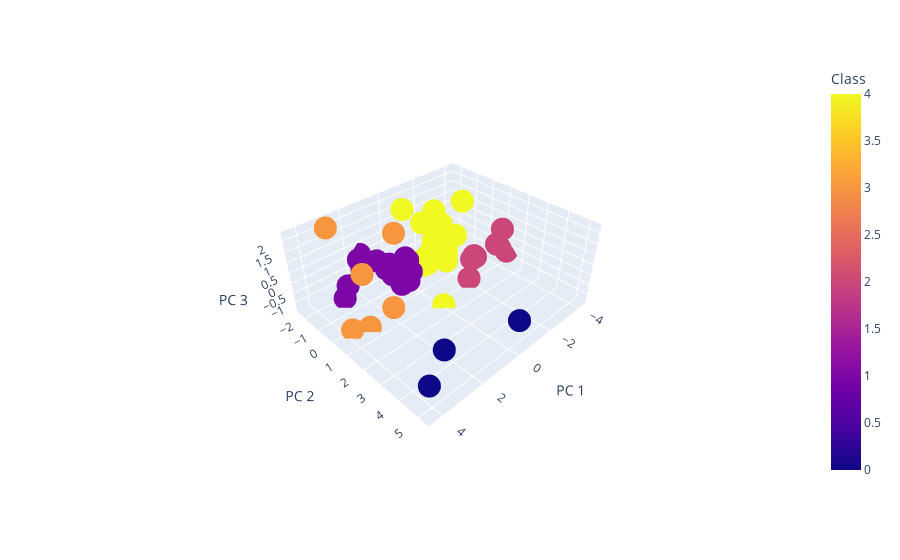

Write notebook code for a chart like this one.
### Code cell
# Visualise the clusters
# Plotting the 3D-Scatter with x="PC 1", y="PC 2" and z="PC 3"
fig = px.scatter_3d(
    clustered_df,
    x="PC 1",
    y="PC 2",
    z="PC 3",
    hover_name='score',
    hover_data= ['activity'],
    height=600,
    color="Class"
)
fig.show()

### Figure 1 — Plotly figure (JSON) as saved in the notebook; plotly's stock layout.template omitted (floating-point values rounded to 4 significant figures)
{"data": [{"customdata": [[6878], [6627], [6191], [5018], [4524], [3783], [3030], [2895], [2750], [2336], [2335], [2237], [2221], [2100], [1994], [1792], [1787], [1614], [1514], [1437], [1333], [1286], [1249], [1213], [1167], [1141], [1131], [1088], [1062], [1026], [967], [939], [890], [873], [870], [857], [851], [848], [842], [835], [832], [822], [808], [807], [802], [800], [799], [791], [765], [761]], "hovertemplate": "<b>%{hovertext}</b><br><br>PC 1=%{x}<br>PC 2=%{y}<br>PC 3=%{z}<br>activity=%{customdata[0]}<br>Class=%{marker.color}<extra></extra>", "hovertext": [-1, -7, 69, 2, -58, 0, 1, -1, -39, 7, 35, 56, -4, 22, -8, 48, 33, -3, 35, 5, 18, -11, 7, -5, 60, 34, 13, 41, 16, 28, 17, -10, 15, -1, 21, 25, 0, 1, 14, -2, 50, -8, -21, -31, 34, 12, -19, 2, 1, 26], "legendgroup": "", "marker": {"color": [3, 3, 0, 0, 3, 4, 4, 3, 3, 1, 2, 2, 1, 1, 4, 2, 2, 1, 2, 4, 4, 1, 1, 1, 2, 4, 4, 4, 4, 4, 1, 1, 4, 1, 4, 4, 4, 1, 4, 0, 2, 1, 1, 1, 4, 1, 3, 1, 4, 4], "coloraxis": "coloraxis", "symbol": "circle"}, "mode": "markers", "name": "", "scene": "scene", "showlegend": false, "type": "scatter3d", "x": [3.971, 1.469, -0.6091, 4.353, 3.063, -0.9472, -0.2036, 3.118, 3.353, 1.188, -2.188, -1.912, 2.865, -0.2494, -0.3423, -2.608, -2.047, 1.112, -3.464, -1.656, -2.595, 0.7174, -0.3005, 2.351, -4.249, -1.617, -1.138, -0.001078, -0.3932, -1.685, 0.7648, 1.435, -2.132, 0.8164, -1.26, -1.14, -0.759, 0.3738, -1.19, 2.35, -3.822, 0.8356, 1.616, 1.757, -0.8687, 0.4602, 3.79, 0.2723, -1.025, -1.631], "y": [1.578, 0.1975, 4.906, 5.243, -2.01, -0.1323, 0.5973, 0.4276, 2.373, -0.4002, 1.061, 1.072, -1.615, -1.023, 0.5949, 0.7831, 1.062, -0.9157, 1.512, -0.4309, -0.09941, -1.23, -1.36, -2.101, 1.226, -0.07019, -0.6765, 1.425, -0.5651, -0.1296, -0.3571, -2.339, -0.02858, -1.992, -0.3842, -0.7953, -1.979, -0.3791, -0.4566, 3.86, 0.9608, -0.9038, -2.003, -1.974, -1.06, -0.2495, 0.1897, -0.2917, -1.006, -0.1095], "z": [2.272, 2.229, -0.461, 0.0478, 2.185, 2.148, 1.353, -1.336, 0.9557, -0.1605, -0.07005, -1.155, -1.169, -1.016, 0.6423, -0.4588, -0.1879, -0.1624, 0.9316, 1.111, 1.999, -0.2571, -0.4698, -1.042, -0.7005, -0.626, -0.3234, -1.372, -0.3224, -0.2579, -0.8561, 0.0531, 0.5153, -0.4107, -0.08402, -0.9122, 1.559, 0.1925, -0.06331, -0.7161, -0.2493, -0.4574, -0.4746, 0.1032, -1.224, -0.7592, -1.213, -0.4077, 1.185, -0.107]}], "layout": {"autosize": true, "coloraxis": {"colorbar": {"title": {"text": "Class"}}, "colorscale": [[0, "#0d0887"], [0.1111, "#46039f"], [0.2222, "#7201a8"], [0.3333, "#9c179e"], [0.4444, "#bd3786"], [0.5556, "#d8576b"], [0.6667, "#ed7953"], [0.7778, "#fb9f3a"], [0.8889, "#fdca26"], [1, "#f0f921"]]}, "legend": {"tracegroupgap": 0}, "margin": {"t": 60}, "scene": {"aspectmode": "auto", "aspectratio": {"x": 1.389, "y": 1.224, "z": 0.5884}, "camera": {"center": {"x": 0, "y": 0, "z": 0}, "eye": {"x": 1.758, "y": 1.807, "z": 1.783}, "projection": {"type": "perspective"}, "up": {"x": 0, "y": 0, "z": 1}}, "domain": {"x": [0, 1], "y": [0, 1]}, "xaxis": {"title": {"text": "PC 1"}, "type": "linear"}, "yaxis": {"title": {"text": "PC 2"}, "type": "linear"}, "zaxis": {"title": {"text": "PC 3"}, "type": "linear"}}}}
